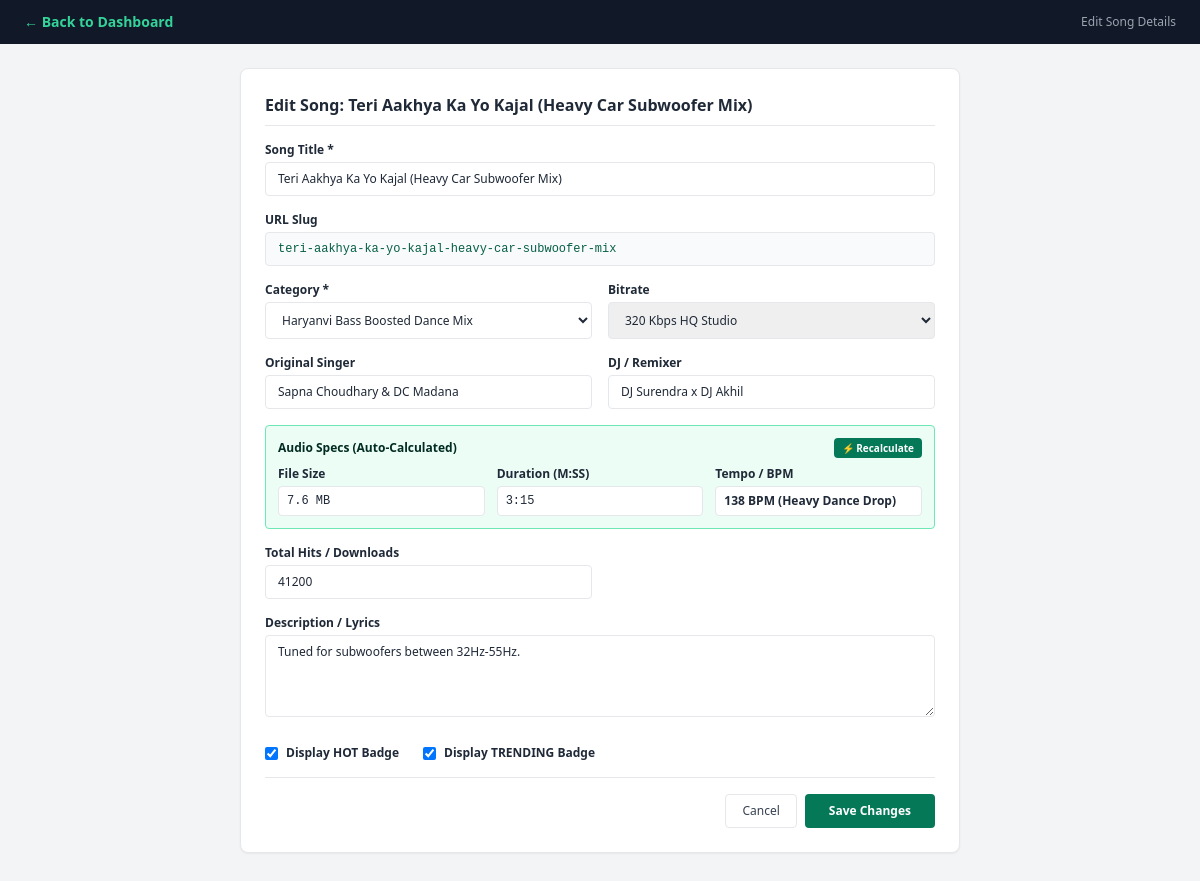
Page /admin/edit.php?id=2 (signed in) on the committed database.
### tables this page shows
CREATE TABLE songs (
    id INT AUTO_INCREMENT PRIMARY KEY,
    category_id INT NOT NULL,
    album_id INT NULL,
    title VARCHAR(255) NOT NULL,
    slug VARCHAR(255) NOT NULL UNIQUE,
    remixer VARCHAR(150) NOT NULL DEFAULT 'DJ Surendra',
    singer VARCHAR(255) NOT NULL DEFAULT 'Various Artists',
    bitrate VARCHAR(30) DEFAULT '320 Kbps',
    file_size VARCHAR(30) DEFAULT '8.1 MB',
    duration VARCHAR(30) DEFAULT '4:05',
    duration_sec INT DEFAULT 245,
    hits INT UNSIGNED DEFAULT 0,
    release_year VARCHAR(10) DEFAULT '2026',
    release_date DATE NULL,
    tempo VARCHAR(100) DEFAULT '138 BPM (Heavy Dance Drop)',
    file_path VARCHAR(255) NOT NULL,
    ringtone_path VARCHAR(255) NULL,
    artwork_path VARCHAR(255) NULL,
    tags TEXT NULL,
    keywords TEXT NULL,
    description TEXT NULL,
    lyrics LONGTEXT NULL,
    is_hot TINYINT(1) DEFAULT 0,
    is_trending TINYINT(1) DEFAULT 0,
    created_at TIMESTAMP DEFAULT CURRENT_TIMESTAMP,
    INDEX idx_category (category_id),
    INDEX idx_hits (hits),
    INDEX idx_created (created_at),
    FOREIGN KEY (category_id) REFERENCES categories(id) ON DELETE CASCADE
);

CREATE TABLE categories (
    id INT AUTO_INCREMENT PRIMARY KEY,
    name VARCHAR(120) NOT NULL,
    slug VARCHAR(150) NOT NULL UNIQUE,
    description TEXT NULL,
    badge VARCHAR(30) DEFAULT NULL,
    is_new TINYINT(1) DEFAULT 0,
    created_at TIMESTAMP DEFAULT CURRENT_TIMESTAMP,
    INDEX idx_cat_slug (slug)
);

### config/db.php (called while the page is built, shortened)
<?php
function e(string|null $value): string {
    return htmlspecialchars($value ?? '', ENT_QUOTES | ENT_SUBSTITUTE, 'UTF-8');
}

### admin/edit.php (the view, shortened to what this page needs)
<?php
require_once __DIR__ . '/../config/db.php';
$pdo = Database::getConnection();
$id = (int)($_GET['id'] ?? 0);
$stmt = $pdo->prepare("SELECT * FROM songs WHERE id = :id LIMIT 1");
$stmt->execute(['id' => $id]);
$song = $stmt->fetch();
$categories = $pdo->query("SELECT * FROM categories ORDER BY name ASC")->fetchAll();
?>
<!DOCTYPE html>
<html lang="en">
<head>
    <script src="https://cdn.tailwindcss.com"></script>
</head>
<body class="bg-gray-100 font-sans antialiased text-gray-800 pb-12">
    <nav class="bg-gray-900 text-white px-6 py-3 flex items-center justify-between">
        <span class="font-bold text-sm"><a href="dashboard.php" class="text-emerald-400">&larr; Back to Dashboard</a></span>
        <span class="text-xs text-gray-400">Edit Song Details</span>
    </nav>
    <div class="max-w-3xl mx-auto p-4 sm:p-6">
        <div class="bg-white rounded-lg shadow-sm border border-gray-200 p-6 space-y-4 text-xs">
            <h1 class="text-base font-bold text-gray-800 pb-2 border-b">Edit Song: <?= e($song['title']) ?></h1>
            <form method="POST" action="edit.php?id=<?= $id ?>" class="space-y-4">
                <div>
                    <label class="block font-semibold mb-1">Song Title *</label>
                    <input type="text" name="title" id="editTitle" value="<?= e($song['title']) ?>" required class="w-full border rounded px-3 py-2 text-xs">
                </div>
                <div>
                    <label class="block font-semibold mb-1">URL Slug</label>
                    <input type="text" name="slug" value="<?= e($song['slug']) ?>" required class="w-full border rounded px-3 py-2 text-xs font-mono text-emerald-800 bg-gray-50">
                </div>
                <div class="grid grid-cols-1 sm:grid-cols-2 gap-4">
                    <div>
                        <label class="block font-semibold mb-1">Category *</label>
                        <select name="category_id" required class="w-full border rounded px-3 py-2 text-xs bg-white">
                            <?php foreach ($categories as $cat): ?>
                                <option value="<?= $cat['id'] ?>" <?= (int)$song['category_id'] === (int)$cat['id'] ? 'selected' : '' ?>>
                                    <?= e($cat['name']) ?>
                                </option>
                            <?php endforeach; ?>
                        </select>
                    </div>
                    <div>
                        <label class="block font-semibold mb-1">Bitrate</label>
                        <select name="bitrate" id="editBitrate" class="w-full border rounded px-3 py-2 text-xs">
                            <option value="320 Kbps" <?= $song['bitrate'] === '320 Kbps' ? 'selected' : '' ?>>320 Kbps HQ Studio</option>
                        </select>
                    </div>
                </div>
                <div class="grid grid-cols-1 sm:grid-cols-2 gap-4">
                    <div>
                        <label class="block font-semibold mb-1">Original Singer</label>
                        <input type="text" name="singer" value="<?= e($song['singer']) ?>" class="w-full border rounded px-3 py-2 text-xs">
                    </div>
                    <div>
                        <label class="block font-semibold mb-1">DJ / Remixer</label>
                        <input type="text" name="remixer" value="<?= e($song['remixer']) ?>" class="w-full border rounded px-3 py-2 text-xs">
                    </div>
                </div>
                <div class="bg-emerald-50 border border-emerald-300 rounded p-3">
                    <div class="flex items-center justify-between mb-2">
                        <span class="font-bold text-emerald-950">Audio Specs (Auto-Calculated)</span>
                        <button type="button" onclick="autoCalcEdit()" class="bg-emerald-700 text-white font-bold px-2 py-0.5 rounded text-[10px]">
                            ⚡ Recalculate
                        </button>
                    </div>
                    <div class="grid grid-cols-1 sm:grid-cols-3 gap-3">
                        <div>
                            <label class="block font-semibold mb-1">File Size</label>
                            <input type="text" name="file_size" id="editFileSize" value="<?= e($song['file_size']) ?>" class="w-full border rounded px-2 py-1.5 text-xs font-mono">
                        </div>
                        <div>
                            <label class="block font-semibold mb-1">Duration (M:SS)</label>
                            <input type="text" name="duration" id="editDuration" value="<?= e($song['duration']) ?>" class="w-full border rounded px-2 py-1.5 text-xs font-mono">
                        </div>
                        <div>
                            <label class="block font-semibold mb-1">Tempo / BPM</label>
                            <input type="text" name="tempo" id="editTempo" value="<?= e($song['tempo']) ?>" class="w-full border rounded px-2 py-1.5 text-xs font-semibold">
                        </div>
                    </div>
                </div>
                <div class="grid grid-cols-1 sm:grid-cols-2 gap-4">
                    <div>
                        <label class="block font-semibold mb-1">Total Hits / Downloads</label>
                        <input type="number" name="hits" value="<?= (int)$song['hits'] ?>" class="w-full border rounded px-3 py-2 text-xs">
                    </div>
                </div>
                <div>
                    <label class="block font-semibold mb-1">Description / Lyrics</label>
                    <textarea name="description" rows="4" class="w-full border rounded px-3 py-2 text-xs"><?= e($song['description'] ?? '') ?></textarea>
                </div>
                <div class="flex items-center gap-6 pt-2">
                    <label class="flex items-center gap-2 cursor-pointer">
                        <input type="checkbox" name="is_hot" value="1" <?= $song['is_hot'] ? 'checked' : '' ?> class="rounded text-emerald-600">
                        <span class="font-semibold">Display HOT Badge</span>
                    </label>
                    <label class="flex items-center gap-2 cursor-pointer">
                        <input type="checkbox" name="is_trending" value="1" <?= $song['is_trending'] ? 'checked' : '' ?> class="rounded text-emerald-600">
                        <span class="font-semibold">Display TRENDING Badge</span>
                    </label>
                </div>
                <div class="pt-4 border-t flex justify-end gap-2">
                    <a href="dashboard.php" class="px-4 py-2 border rounded text-gray-700">Cancel</a>
                    <button type="submit" class="bg-emerald-700 hover:bg-emerald-800 text-white font-bold px-6 py-2 rounded">
                        Save Changes
                    </button>
                </div>
            </form>
        </div>
    </div>
</body>
</html>

### rows in the picture
songs: title "Teri Aakhya Ka Yo Kajal (Heavy Car Subwoofer Mix)", slug "teri-aakhya-ka-yo-kajal-heavy-car-subwoofer-mix", category_id "Haryanvi Bass Boosted Dance Mix", bitrate "320 Kbps HQ Studio", singer "Sapna Choudhary & DC Madana", remixer "DJ Surendra x DJ Akhil", file_size "7.6 MB", duration "3:15", tempo "138 BPM (Heavy Dance Drop)", hits "41200", description "Tuned for subwoofers between 32Hz-55Hz.", is_hot "☑", is_trending "☑"
